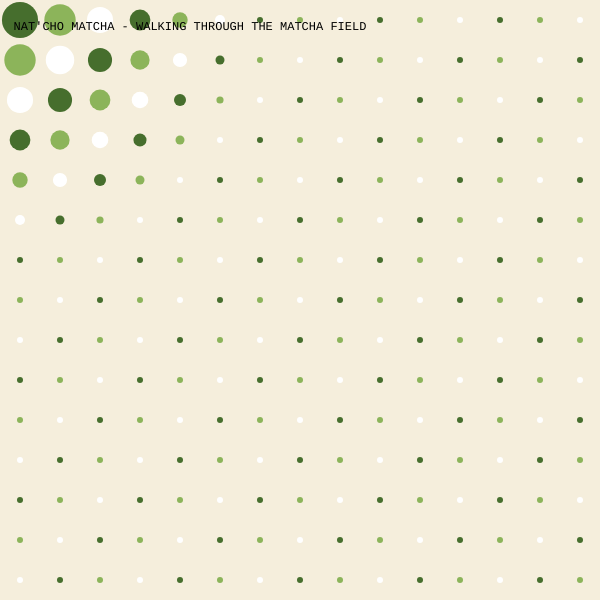
Frame 1 (no input)
Frame 60 (no input): identical to frame 1, image omitted
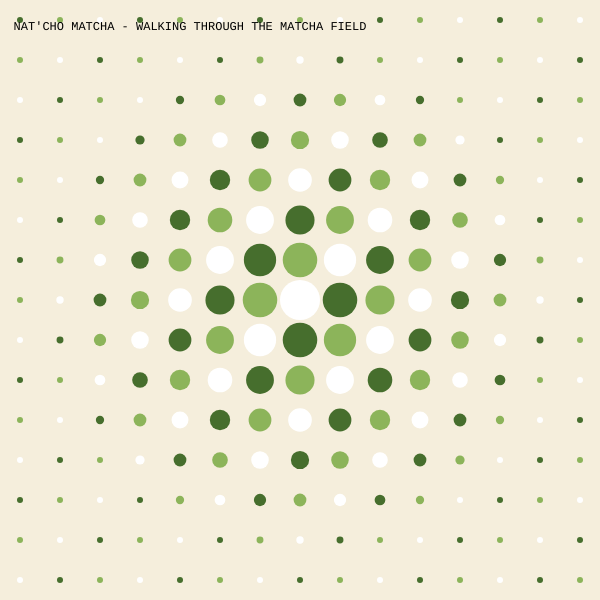
Frame 120 (the mouse pressed at the canvas centre since frame 60)

The p5.js sketch that drew these frames (run headless with seeded random() and noise() and a simulated clock; from frame 60 on, the mouse is pressed at the canvas centre):

// p5.js sketch
// ── sketch.js
let palette = ["#466e2d", "#8cb45a", "#c8dca"];
let spacing = 40;
let columns = 15;
let rows = 15;

function setup() {
  createCanvas(600, 600);
}

function draw() {
  background(245, 238, 220);
  noStroke();

for (let i = 0; i < columns; i++) {
  for (let j = 0; j < rows; j++) {
    let x = i * spacing + spacing / 2;
    let y = j * spacing + spacing / 2;

    //how far the dot is from mouse
    let d = dist(mouseX, mouseY, x, y);

    //when close to dot = big dot, far away = small dot
    let size = map(d, 0, 250, spacing, 6, true);

    fill(palette[(i + j) % palette.length]); // coloured diagonal stripes
    circle(x,y, size);
  }
}
  //title
  fill(0);
  textFont("Courier New");
  textSize(12);
  textAlign(CENTER);
  text("NAT'CHO MATCHA - WALKING THROUGH THE MATCHA FIELD", 190, 30);
}
